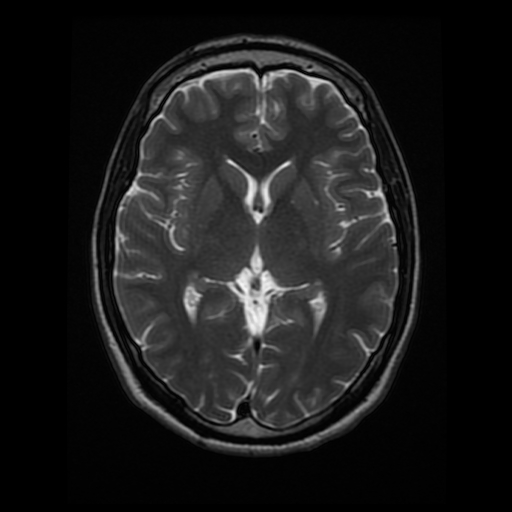
#> input picture images/brain_MR.jpg, 512 x 512 px, found by its file name
$ jupyter execute GaussianBlur.ipynb   (shell and % lines are left out)
#> lines starting #> are read from the running program, lines starting #| are printed output that depends on the picture; after the words box and inside, x2 and y2 are one past the last pixel; in counts of white or black regions, pixels touching at a corner belong together
### Import the libraries

[cell 1]
import numpy as np
import matplotlib.pyplot as plt
import matplotlib.image as mpimg
import cv2

### Display the image

[cell 2]
image = mpimg.imread('D:/ComputerVision/images/brain_MR.jpg')
#> image is the input picture: shape (512, 512, 3); min 0, max 247, mean 26.9
image_copy = np.copy(image)

#convert the image from BGR to Gray
image_copy = cv2.cvtColor(image_copy, cv2.COLOR_BGR2GRAY)
plt.imshow(image_copy, cmap= 'gray')

### Gaussian blur the image

[cell 3]
#using gaussian blur to block the tiny high frequency
blur = cv2.GaussianBlur(image_copy, (9,9), 0)

#plot the original and the blurred image
f,(ax1, ax2) = plt.subplots(1,2, figsize=(20,10))

ax1.set_title('original')
ax1.imshow(image_copy, cmap='gray')

ax2.set_title('blurred image')
ax2.imshow(blur, cmap='gray')
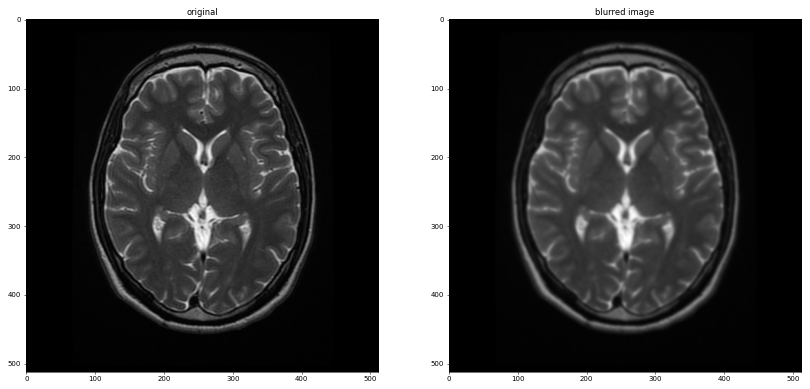
#> figure drawn by matplotlib, 2 panels

### Test performance with a high-pass filter

[cell 4]
#sobel_x to filter vertically
sobel_x = np.array([[-1, 0, 1],
                    [-2, 0, 2],
                    [-1, 0, 1]])

#sobel_y to filter horizontally
sobel_y = np.array([[-1, -2, -1],
                    [0, 0, 0],
                    [1, 2, 1]])

#appply the filter to the blurred image
fitlered_x = cv2.filter2D(blur, -1, sobel_x)
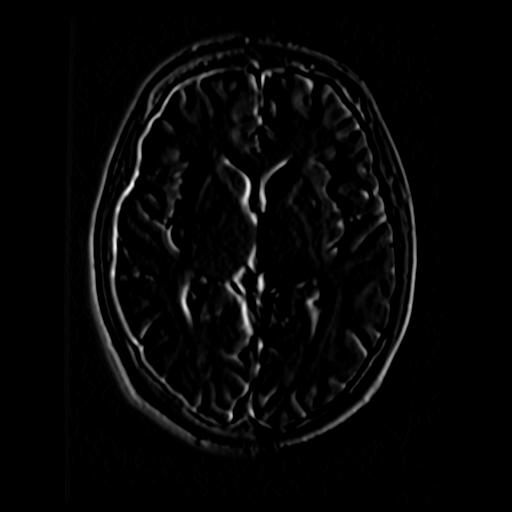
#> fitlered_x: shape (512, 512); min 0, max 250, mean 6.2
filtered_y = cv2.filter2D(blur, -1, sobel_y)
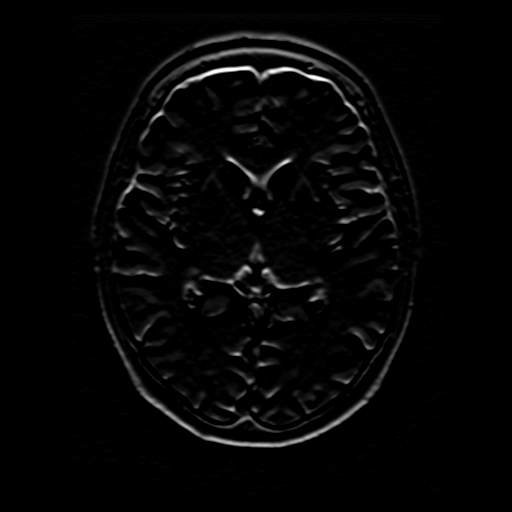
#> filtered_y: shape (512, 512); min 0, max 255, mean 5.7

#display the filtered blurred image
f,(ax1, ax2) = plt.subplots(1,2, figsize=(20,10))

ax1.set_title('sobel x')
ax1.imshow(fitlered_x, cmap='gray')

ax2.set_title('sobel y')
ax2.imshow(filtered_y, cmap='gray')
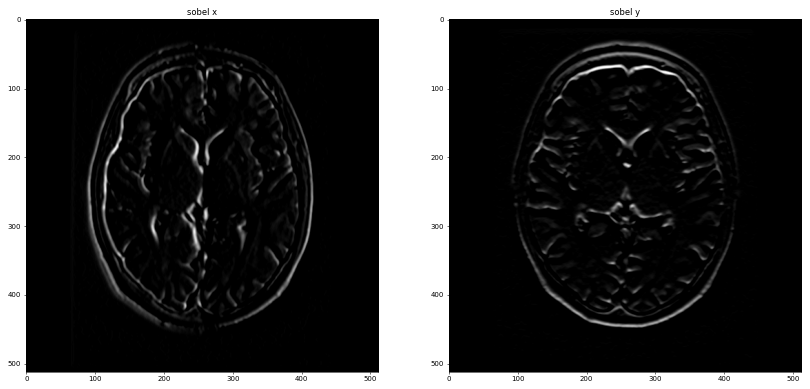
#> figure drawn by matplotlib, 2 panels

[cell 5]
#create threshold that sets all the filtered pixels to white
retval, binary_image = cv2.threshold(filtered_y, 50,255, cv2.THRESH_BINARY)
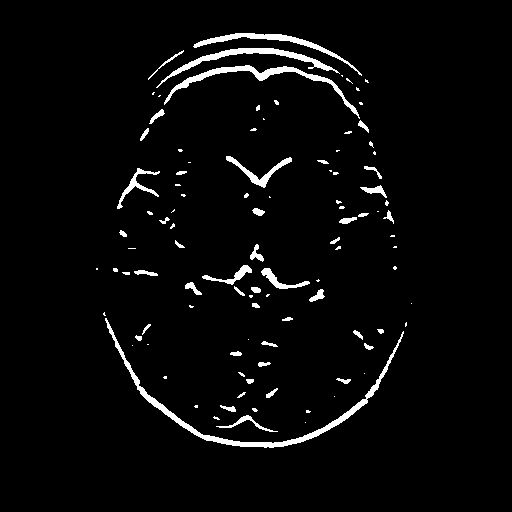
#> binary_image: shape (512, 512); 3.4% white; 103 white regions (56 under 20 px), largest, box (x1, y1, x2, y2) and area: (105, 318, 404, 448) 1932, (164, 65, 360, 119) 1142, (156, 48, 340, 88) 989
plt.imshow(binary_image, cmap='gray')
